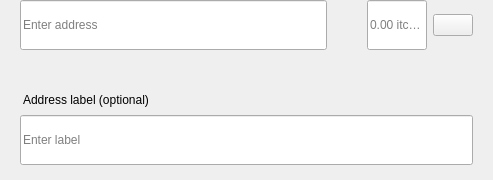
<?xml version="1.0" encoding="UTF-8"?>
<ui version="4.0">
 <class>SendMultiRow</class>
 <widget class="QWidget" name="SendMultiRow">
  <property name="geometry">
   <rect>
    <x>0</x>
    <y>0</y>
    <width>493</width>
    <height>180</height>
   </rect>
  </property>
  <property name="minimumSize">
   <size>
    <width>0</width>
    <height>0</height>
   </size>
  </property>
  <property name="maximumSize">
   <size>
    <width>16777215</width>
    <height>16777215</height>
   </size>
  </property>
  <property name="windowTitle">
   <string>Form</string>
  </property>
  <layout class="QVBoxLayout" name="verticalLayout_3">
   <property name="spacing">
    <number>0</number>
   </property>
   <property name="leftMargin">
    <number>0</number>
   </property>
   <property name="topMargin">
    <number>0</number>
   </property>
   <property name="rightMargin">
    <number>20</number>
   </property>
   <property name="bottomMargin">
    <number>5</number>
   </property>
   <item alignment="Qt::AlignTop">
    <widget class="QWidget" name="widget" native="true">
     <property name="sizePolicy">
      <sizepolicy hsizetype="Expanding" vsizetype="Maximum">
       <horstretch>0</horstretch>
       <verstretch>0</verstretch>
      </sizepolicy>
     </property>
     <property name="minimumSize">
      <size>
       <width>0</width>
       <height>60</height>
      </size>
     </property>
     <property name="maximumSize">
      <size>
       <width>16777215</width>
       <height>85</height>
      </size>
     </property>
     <layout class="QHBoxLayout" name="horizontalLayout" stretch="6,0,2">
      <property name="spacing">
       <number>0</number>
      </property>
      <property name="leftMargin">
       <number>8</number>
      </property>
      <property name="topMargin">
       <number>0</number>
      </property>
      <property name="rightMargin">
       <number>0</number>
      </property>
      <property name="bottomMargin">
       <number>0</number>
      </property>
      <item alignment="Qt::AlignTop">
       <widget class="QStackedWidget" name="stackedAddress">
        <property name="minimumSize">
         <size>
          <width>0</width>
          <height>50</height>
         </size>
        </property>
        <property name="maximumSize">
         <size>
          <width>16777215</width>
          <height>50</height>
         </size>
        </property>
        <widget class="QWidget" name="page_4">
         <property name="sizePolicy">
          <sizepolicy hsizetype="Expanding" vsizetype="Preferred">
           <horstretch>0</horstretch>
           <verstretch>0</verstretch>
          </sizepolicy>
         </property>
         <property name="minimumSize">
          <size>
           <width>0</width>
           <height>50</height>
          </size>
         </property>
         <property name="maximumSize">
          <size>
           <width>16777215</width>
           <height>55</height>
          </size>
         </property>
         <layout class="QVBoxLayout" name="verticalLayout_7">
          <property name="spacing">
           <number>0</number>
          </property>
          <property name="leftMargin">
           <number>12</number>
          </property>
          <property name="topMargin">
           <number>0</number>
          </property>
          <property name="rightMargin">
           <number>0</number>
          </property>
          <property name="bottomMargin">
           <number>0</number>
          </property>
          <item>
           <widget class="QLineEdit" name="lineEditAddress">
            <property name="minimumSize">
             <size>
              <width>0</width>
              <height>50</height>
             </size>
            </property>
            <property name="maximumSize">
             <size>
              <width>16777215</width>
              <height>50</height>
             </size>
            </property>
            <property name="placeholderText">
             <string>Enter address</string>
            </property>
           </widget>
          </item>
         </layout>
        </widget>
        <widget class="QWidget" name="page_3"/>
       </widget>
      </item>
      <item>
       <spacer name="horizontalSpacer_3">
        <property name="orientation">
         <enum>Qt::Horizontal</enum>
        </property>
        <property name="sizeType">
         <enum>QSizePolicy::Fixed</enum>
        </property>
        <property name="sizeHint" stdset="0">
         <size>
          <width>40</width>
          <height>20</height>
         </size>
        </property>
       </spacer>
      </item>
      <item>
       <layout class="QHBoxLayout" name="horizontalLayout_2">
        <property name="spacing">
         <number>6</number>
        </property>
        <item alignment="Qt::AlignTop">
         <widget class="QLineEdit" name="lineEditAmount">
          <property name="sizePolicy">
           <sizepolicy hsizetype="Expanding" vsizetype="Preferred">
            <horstretch>0</horstretch>
            <verstretch>0</verstretch>
           </sizepolicy>
          </property>
          <property name="minimumSize">
           <size>
            <width>0</width>
            <height>50</height>
           </size>
          </property>
          <property name="maximumSize">
           <size>
            <width>16777215</width>
            <height>50</height>
           </size>
          </property>
          <property name="maxLength">
           <number>17</number>
          </property>
          <property name="alignment">
           <set>Qt::AlignLeading|Qt::AlignLeft|Qt::AlignVCenter</set>
          </property>
          <property name="placeholderText">
           <string notr="true">0.00 itcoin</string>
          </property>
         </widget>
        </item>
        <item>
         <layout class="QVBoxLayout" name="verticalLayout">
          <property name="topMargin">
           <number>14</number>
          </property>
          <property name="bottomMargin">
           <number>0</number>
          </property>
          <item alignment="Qt::AlignTop">
           <widget class="QPushButton" name="btnMenu">
            <property name="minimumSize">
             <size>
              <width>0</width>
              <height>0</height>
             </size>
            </property>
            <property name="maximumSize">
             <size>
              <width>16777215</width>
              <height>16777215</height>
             </size>
            </property>
            <property name="focusPolicy">
             <enum>Qt::NoFocus</enum>
            </property>
            <property name="text">
             <string/>
            </property>
           </widget>
          </item>
         </layout>
        </item>
       </layout>
      </item>
     </layout>
    </widget>
   </item>
   <item>
    <widget class="QWidget" name="layoutLabel" native="true">
     <property name="minimumSize">
      <size>
       <width>0</width>
       <height>0</height>
      </size>
     </property>
     <property name="maximumSize">
      <size>
       <width>16777215</width>
       <height>16777215</height>
      </size>
     </property>
     <layout class="QVBoxLayout" name="verticalLayout_9">
      <property name="spacing">
       <number>6</number>
      </property>
      <property name="leftMargin">
       <number>20</number>
      </property>
      <property name="topMargin">
       <number>0</number>
      </property>
      <property name="rightMargin">
       <number>0</number>
      </property>
      <property name="bottomMargin">
       <number>10</number>
      </property>
      <item>
       <spacer name="verticalSpacer">
        <property name="orientation">
         <enum>Qt::Vertical</enum>
        </property>
        <property name="sizeType">
         <enum>QSizePolicy::Fixed</enum>
        </property>
        <property name="sizeHint" stdset="0">
         <size>
          <width>20</width>
          <height>20</height>
         </size>
        </property>
       </spacer>
      </item>
      <item>
       <widget class="QLabel" name="labelSubtitleDescription">
        <property name="styleSheet">
         <string notr="true">margin-bottom:2px;
margin-left:0.05px;
padding:0px;</string>
        </property>
        <property name="text">
         <string>Address label (optional)</string>
        </property>
       </widget>
      </item>
      <item>
       <widget class="QLineEdit" name="lineEditDescription">
        <property name="minimumSize">
         <size>
          <width>0</width>
          <height>50</height>
         </size>
        </property>
        <property name="maximumSize">
         <size>
          <width>16777215</width>
          <height>50</height>
         </size>
        </property>
        <property name="placeholderText">
         <string>Enter label</string>
        </property>
       </widget>
      </item>
     </layout>
    </widget>
   </item>
  </layout>
 </widget>
 <resources/>
 <connections/>
</ui>
